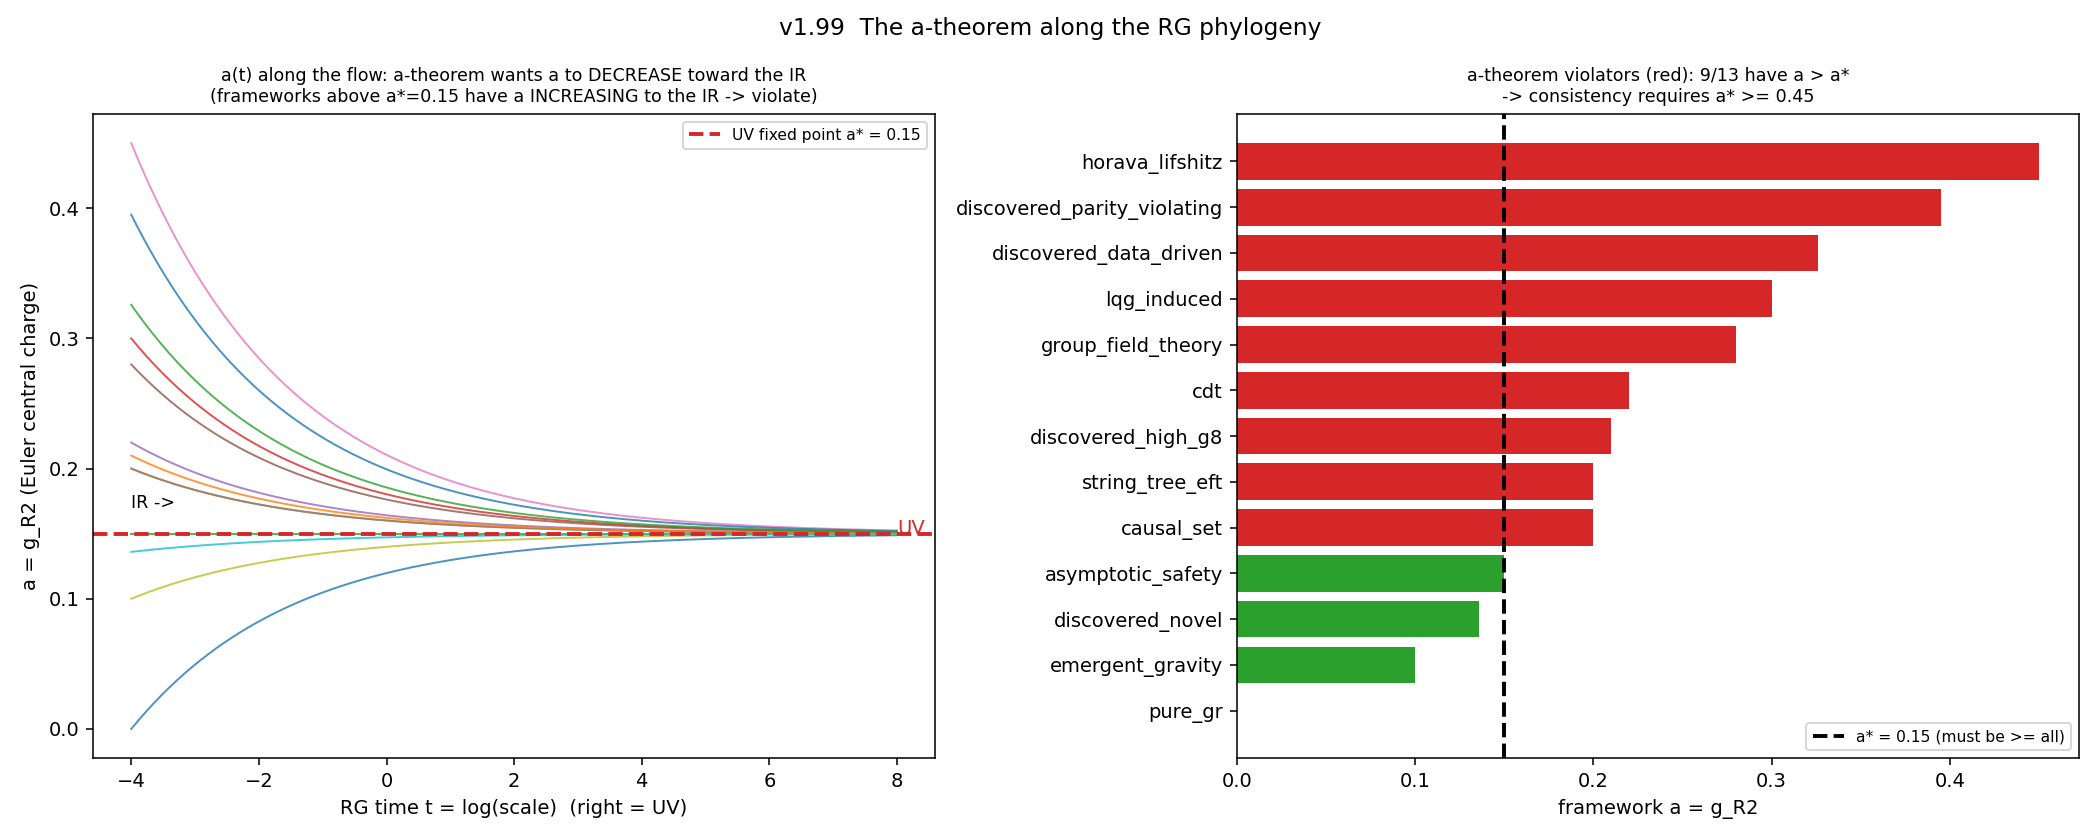

Python code for this plot:
"""v1.99 - The a-theorem along the RG phylogeny: does the central charge decrease
toward the IR?

We tie the v1.89 RG flow to the Euler central charge a = g_R2. The a-theorem
(Komargodski-Schwimmer 2011; holographic Myers-Sinha) says a is MONOTONE along RG flows
and DECREASES from UV to IR: a_UV >= a_IR. The v1.89 toy flow has a UV-attractive fixed
point at a* = g_star (GSTAR[g_R2] = 0.15), with beta_{g_R2} = -k (g_R2 - g_star).

KEY (Dr. M.-confirmed): the a-theorem requires the UV fixed point to DOMINATE, a* >=
a_IR for every IR theory. So a framework with g_R2 > a* has a INCREASING toward the IR
-> it VIOLATES the a-theorem. The flow is a-theorem-consistent only if g_star >= max
framework g_R2. (And c = g_C is NON-monotone in 4d -- there is no c-theorem, Cardy -- so
c-a need not be monotone.)

This makes the a-theorem a CONSISTENCY CHECK / CONSTRAINT on the toy beta functions.

Run on Vulcan:  python experiments/a_theorem_flow.py
"""
import json
import sys

import numpy as np
import matplotlib
matplotlib.use("Agg")
import matplotlib.pyplot as plt

sys.path.insert(0, "src")
sys.path.insert(0, "experiments")

from itb.predict import FRAMEWORKS
from phylogeny import COEFFS, GSTAR, flow

A_IDX = COEFFS.index("g_R2")          # a = Euler central charge
C_IDX = COEFFS.index("g_C")           # c = Weyl^2 central charge
A_STAR = float(GSTAR[A_IDX])          # UV fixed-point a*


def main():
    fw = {name: np.array([f.encode().coefficients.get(k, 0.0) for k in COEFFS])
          for name, f in FRAMEWORKS.items()}

    rows = []
    trajs = {}
    for name, g0 in fw.items():
        t, Y = flow(g0)
        trajs[name] = (t, Y[:, A_IDX])
        a_now = float(g0[A_IDX])           # framework = IR-ish value
        a_uv = float(Y[-1, A_IDX])         # UV end (-> a* = g_star)
        # a-theorem: a must DECREASE toward IR, i.e. a_now (IR) <= a_uv (UV fixed point)
        violates = a_now > A_STAR + 1e-9
        # monotonicity of a(t) along the integrated flow
        da = np.diff(Y[:, A_IDX])
        monotone = bool(np.all(da <= 1e-9) or np.all(da >= -1e-9))
        # c monotonicity (expected non-monotone in general)
        dc = np.diff(Y[:, C_IDX])
        c_monotone = bool(np.all(dc <= 1e-9) or np.all(dc >= -1e-9))
        rows.append({"framework": name, "a_g_R2": round(a_now, 3),
                     "a_UV_fixedpoint": round(a_uv, 3),
                     "a_theorem_ok": not violates, "a_monotone_along_flow": monotone,
                     "c_monotone": c_monotone})
    rows.sort(key=lambda r: -r["a_g_R2"])

    violators = [r["framework"] for r in rows if not r["a_theorem_ok"]]
    max_a = max(r["a_g_R2"] for r in rows)
    required_a_star = max_a
    all_monotone = all(r["a_monotone_along_flow"] for r in rows)

    # ---- figure: a(t) flows + a_framework vs a* threshold ----
    fig, (ax1, ax2) = plt.subplots(1, 2, figsize=(15, 6))
    for name, (t, a_t) in trajs.items():
        ax1.plot(t, a_t, lw=1, alpha=0.8)
    ax1.axhline(A_STAR, color="#d62728", ls="--", lw=2, label=f"UV fixed point a* = {A_STAR}")
    ax1.annotate("UV", (t.max(), A_STAR), fontsize=10, color="#d62728")
    ax1.annotate("IR ->", (t.min(), A_STAR + 0.02), fontsize=9)
    ax1.set_xlabel("RG time t = log(scale)  (right = UV)")
    ax1.set_ylabel("a = g_R2 (Euler central charge)")
    ax1.set_title("a(t) along the flow: a-theorem wants a to DECREASE toward the IR\n"
                  f"(frameworks above a*={A_STAR} have a INCREASING to the IR -> violate)",
                  fontsize=9)
    ax1.legend(fontsize=8)
    # scatter: framework a vs a*; violators above the line
    names = [r["framework"] for r in rows]
    avals = [r["a_g_R2"] for r in rows]
    cols = ["#d62728" if not r["a_theorem_ok"] else "#2ca02c" for r in rows]
    ax2.barh(names[::-1], avals[::-1], color=cols[::-1])
    ax2.axvline(A_STAR, color="black", ls="--", lw=2, label=f"a* = {A_STAR} (must be >= all)")
    ax2.set_xlabel("framework a = g_R2")
    ax2.set_title(f"a-theorem violators (red): {len(violators)}/{len(rows)} have a > a*\n"
                  f"-> consistency requires a* >= {required_a_star}", fontsize=9)
    ax2.legend(fontsize=8)
    fig.suptitle("v1.99  The a-theorem along the RG phylogeny", fontsize=12)
    fig.tight_layout()
    png = "/tmp/a_theorem_flow.png"
    fig.savefig(png, dpi=140)

    summary = {
        "a_UV_fixed_point": A_STAR,
        "a_monotone_along_flow_all": all_monotone,
        "a_theorem_violators": violators,
        "n_violators": len(violators),
        "n_frameworks": len(rows),
        "max_framework_a": round(max_a, 3),
        "a_theorem_requires_a_star_at_least": round(required_a_star, 3),
        "c_is_non_monotone_in_4d": "no c-theorem (Cardy) -> c-a need not be monotone",
        "verdict": (f"a(t) is MONOTONE along the toy flow for every framework, but the "
                    f"v1.89 UV fixed point a*={A_STAR} lies BELOW {len(violators)}/{len(rows)} "
                    f"frameworks' a=g_R2, so those flows have the central charge INCREASING "
                    f"toward the IR -- VIOLATING the a-theorem (a_UV >= a_IR). The a-theorem "
                    f"thus CONSTRAINS the phylogeny: the UV fixed point must have a* >= "
                    f"{required_a_star} (the largest framework a), i.e. the asymptotic-safety "
                    f"fixed point must carry a LARGE Euler central charge dominating all IR "
                    f"theories."),
        "interpretation": "The a-theorem is a non-trivial consistency check on the toy RG "
            "flow. The v1.89 betas (tuned for the phylogeny tree) are NOT a-theorem-consistent "
            "as-is; reconciling them PREDICTS a property of the UV fixed point (a* dominates). "
            "A constraint the engine derives by combining its own RG flow (v1.89) with the "
            "a-theorem (v1.70/71).",
        "honest": "toy betas (v1.89) + a=g_R2 proxy; robust content is monotonicity-along-flow, "
                  "the UV-must-dominate structure, and the resulting fixed-point constraint.",
        "rows": rows,
        "png": png,
    }
    print(json.dumps(summary, indent=2))


if __name__ == "__main__":
    main()
